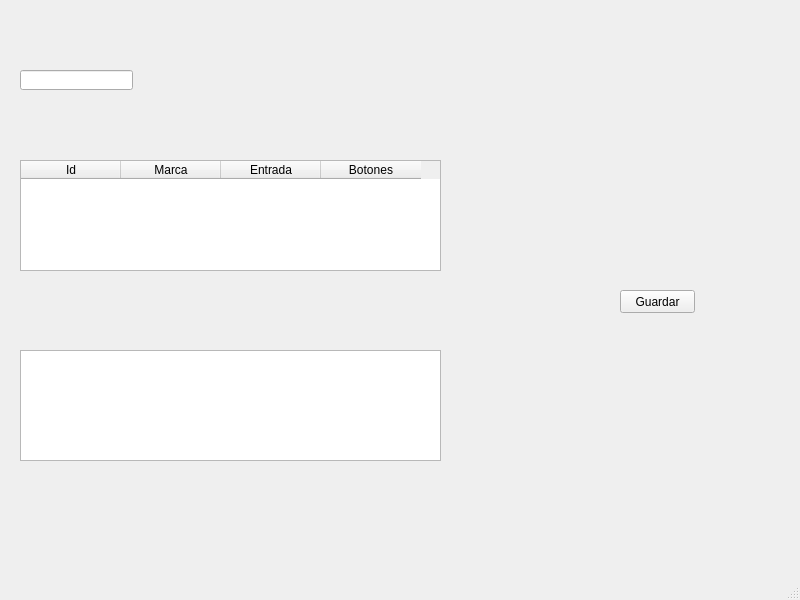
<?xml version="1.0" encoding="UTF-8"?>
<ui version="4.0">
 <class>vtn_computador</class>
 <widget class="QMainWindow" name="vtn_computador">
  <property name="geometry">
   <rect>
    <x>0</x>
    <y>0</y>
    <width>800</width>
    <height>600</height>
   </rect>
  </property>
  <property name="windowTitle">
   <string>MainWindow</string>
  </property>
  <widget class="QWidget" name="centralwidget">
   <widget class="QTableWidget" name="tb_ratones">
    <property name="geometry">
     <rect>
      <x>20</x>
      <y>160</y>
      <width>421</width>
      <height>111</height>
     </rect>
    </property>
    <property name="editTriggers">
     <set>QAbstractItemView::SelectedClicked</set>
    </property>
    <property name="selectionMode">
     <enum>QAbstractItemView::ExtendedSelection</enum>
    </property>
    <column>
     <property name="text">
      <string>Id</string>
     </property>
    </column>
    <column>
     <property name="text">
      <string>Marca</string>
     </property>
    </column>
    <column>
     <property name="text">
      <string>Entrada</string>
     </property>
    </column>
    <column>
     <property name="text">
      <string>Botones</string>
     </property>
    </column>
   </widget>
   <widget class="QTableWidget" name="tableWidget">
    <property name="geometry">
     <rect>
      <x>20</x>
      <y>350</y>
      <width>421</width>
      <height>111</height>
     </rect>
    </property>
   </widget>
   <widget class="QPushButton" name="btn_guardar">
    <property name="geometry">
     <rect>
      <x>620</x>
      <y>290</y>
      <width>75</width>
      <height>23</height>
     </rect>
    </property>
    <property name="text">
     <string>Guardar</string>
    </property>
   </widget>
   <widget class="QLineEdit" name="txt_descripcion">
    <property name="geometry">
     <rect>
      <x>20</x>
      <y>70</y>
      <width>113</width>
      <height>20</height>
     </rect>
    </property>
   </widget>
  </widget>
  <widget class="QMenuBar" name="menubar">
   <property name="geometry">
    <rect>
     <x>0</x>
     <y>0</y>
     <width>800</width>
     <height>22</height>
    </rect>
   </property>
  </widget>
  <widget class="QStatusBar" name="statusbar"/>
 </widget>
 <resources/>
 <connections/>
</ui>
